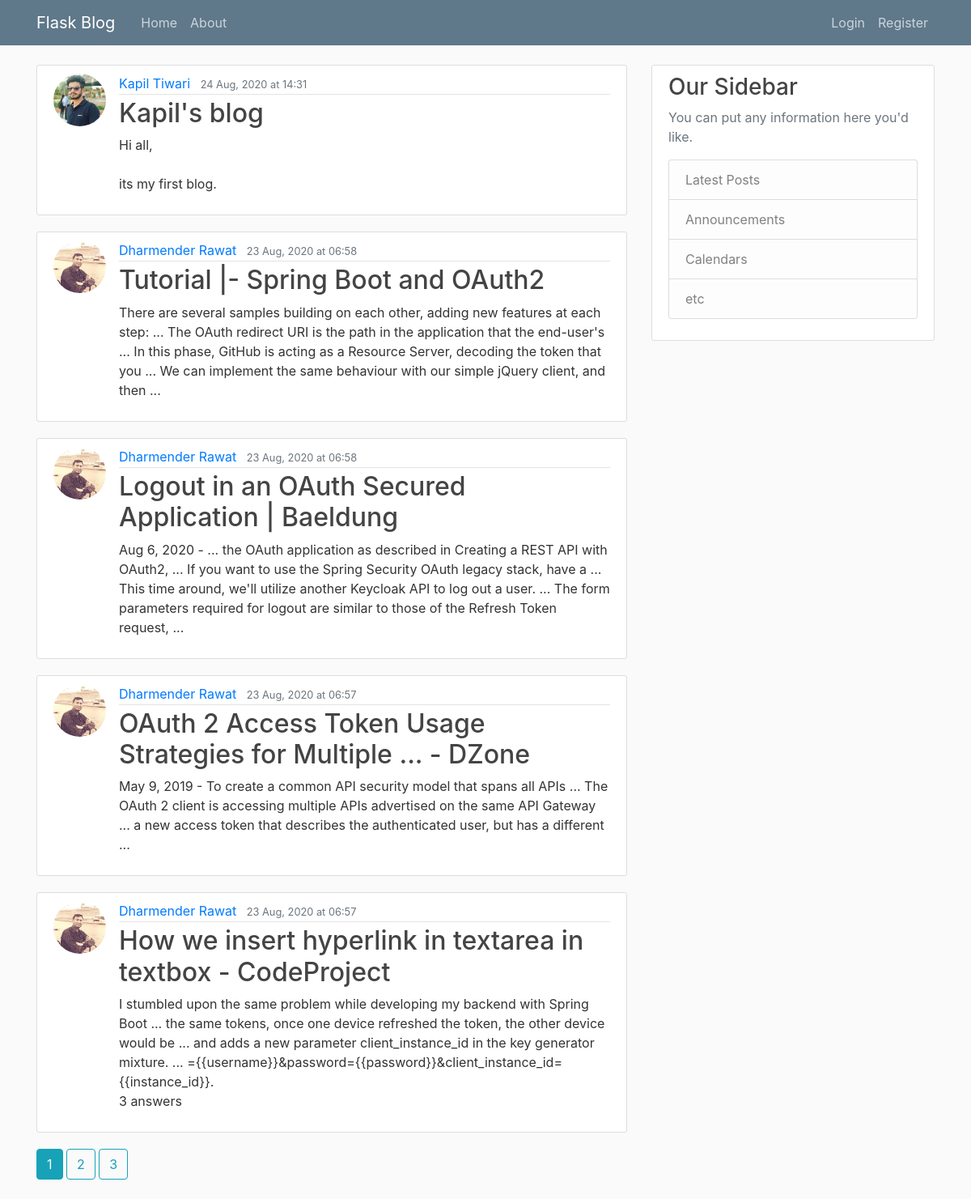
The page /home on the database its author committed.
### blog/models.py (models this page shows, shortened)
class Post(db.Model):
    id = db.Column('post_id', db.Integer, primary_key=True)
    title = db.Column(db.String(120),  nullable=False)
    date_posted = db.Column(db.DateTime, nullable=False, default = datetime.utcnow)
    contents = db.Column(db.Text, nullable = False)
    user_id = db.Column(db.Integer, db.ForeignKey('user.id'), nullable = False)

class User (db.Model, UserMixin):
    id = db.Column(db.Integer, primary_key = True)
    username = db.Column(db.String(20), unique = True, nullable = False)
    email = db.Column(db.String(120), unique=True, nullable=False)
    image_file = db.Column(db.String(20), nullable=False, default = 'default.jpg')
    password = db.Column(db.String(60), nullable=False)
    posts = db.relationship('Post', backref = 'author', lazy = True)

### blog/main/routes.py (the view)
@main_bp.route("/")
@main_bp.route("/home")
def home():
    page = request.args.get('page', 1, type=int)
    posts = Post.query.order_by(Post.date_posted.desc()).paginate(per_page=5, page=page)
    return render_template('index.html', posts=posts, title="Home", date_format=date_format)

### blog/main/utils.py (called while the page is built)
def date_format(mydate):
    mydate = mydate.replace(tzinfo=pytz.UTC)
    mydate = mydate.replace(tzinfo=pytz.UTC)
    return mydate.astimezone(tzlocal()).strftime('%d %b, %Y at %H:%M')

### blog/templates/index.html
{% extends "layout.html" %}
{% block content %}
{% for post in posts.items %}
<article class="media content-section">
    <img class="rounded-circle article-img"
         src="{{ url_for('static', filename='profile_pics/' + post.author.image_file) }}">
    <div class="media-body">
        <div class="article-metadata">
            <a class="mr-2" href="{{ url_for('users_bp.user_posts', username=post.author.username )}}">{{ post.author.username }}</a>
            <small class="text-muted">{{ date_format(post.date_posted) }}</small>
        </div>
        <h2><a class="article-title" href="{{ url_for('posts_bp.post', post_id=post.id) }}">{{ post.title }}</a></h2>
        <p class="article-content">{{ post.contents }}</p>
    </div>
</article>
{% endfor %}
{%  for page_num in posts.iter_pages(left_edge=1, right_edge=1, left_current=1, right_current=2) %}
    {%  if page_num %}
        {% if posts.page == page_num %}
        <a class="btn btn-info mb-4"    href="{{ url_for('main_bp.home', page=page_num)}}"> {{page_num}} </a>
        {% else %}
        <a class="btn btn-outline-info mb-4"    href="{{ url_for('main_bp.home', page=page_num)}}"> {{page_num}} </a>
        {% endif %}
    {%  else %}
    ...
    {%  endif %}
{%  endfor %}
{% endblock %}

### blog/static/main.css (style rules this page uses)
body { background: #fafafa; color: #333333; margin-top: 5rem; }
h1, h2, h3, h4, h5, h6 { color: #444444; }
.content-section { background: #ffffff; padding: 10px 20px; border: 1px solid #dddddd; border-radius: 3px; margin-bottom: 20px; }
.article-title { color: #444444; }
.article-content { white-space: pre-line; }
.article-img { height: 65px; width: 65px; margin-right: 16px; }
.article-metadata { padding-bottom: 1px; margin-bottom: 4px; border-bottom: 1px solid #e3e3e3 }

### rows shown on the page
Post: image_file (picture), author.username "Kapil Tiwari", date_posted "24 Aug, 2020 at 14:31", title "Kapil's blog", contents "Hi all, its my first blog."
Post: image_file (picture), author.username "Dharmender Rawat", date_posted "23 Aug, 2020 at 06:58", title "Tutorial |- Spring Boot and OAuth2", contents "There are several samples building on each other, adding new features at each step: ... The OAuth redirect URI is the path in the application that the end-user's ... In this phase, GitHub is acting as a Resource Server, decoding the token that you ... We can implement the same behaviour with our simple jQuery client, and then ..."
Post: image_file (picture), author.username "Dharmender Rawat", date_posted "23 Aug, 2020 at 06:58", title "Logout in an OAuth Secured Application | Baeldung", contents "Aug 6, 2020 - ... the OAuth application as described in Creating a REST API with OAuth2, ... If you want to use the Spring Security OAuth legacy stack, have a ... This time around, we'll utilize another Keycloak API to log out a user. ... The form parameters required for logout are similar to those of the Refresh Token request, ..."
Post: image_file (picture), author.username "Dharmender Rawat", date_posted "23 Aug, 2020 at 06:57", title "OAuth 2 Access Token Usage Strategies for Multiple ... - DZone", contents "May 9, 2019 - To create a common API security model that spans all APIs ... The OAuth 2 client is accessing multiple APIs advertised on the same API Gateway ... a new access token that describes the authenticated user, but has a different ..."
Post: image_file (picture), author.username "Dharmender Rawat", date_posted "23 Aug, 2020 at 06:57", title "How we insert hyperlink in textarea in textbox - CodeProject", contents "I stumbled upon the same problem while developing my backend with Spring Boot ... the same tokens, once one device refreshed the token, the other device would be ... and adds a new parameter client_instance_id in the key generator mixture. ... ={{username}}&password={{password}}&client_instance_id={{instance_id}}. 3 answers"

### other values the page prints
{{ page_num }} "1"
{{ page_num }} "2" "3"
